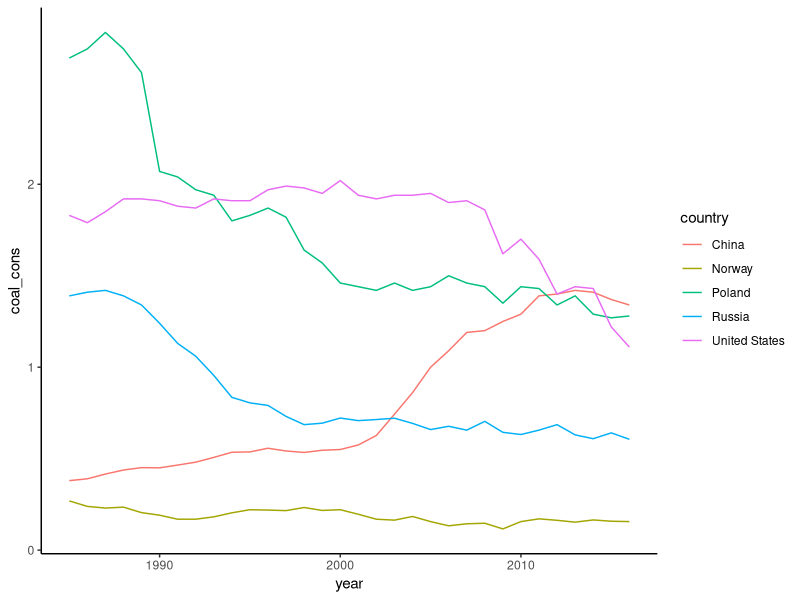

Write R code to recreate this figure.
## ---- chunk 1
knitr::opts_chunk$set(echo = TRUE)
## ---- chunk 2
library("ggplot2")
library("magrittr")
## ---- chunk 3
coal_cons.df <- (
  read.csv("coal_consumption_per_cap.csv", header = TRUE, sep = ",")
)

## ---- chunk 4
ggplot(data = coal_cons.df, aes(color = country)) +
  theme_classic() +
  geom_line(aes(x = year, y = coal_cons))

